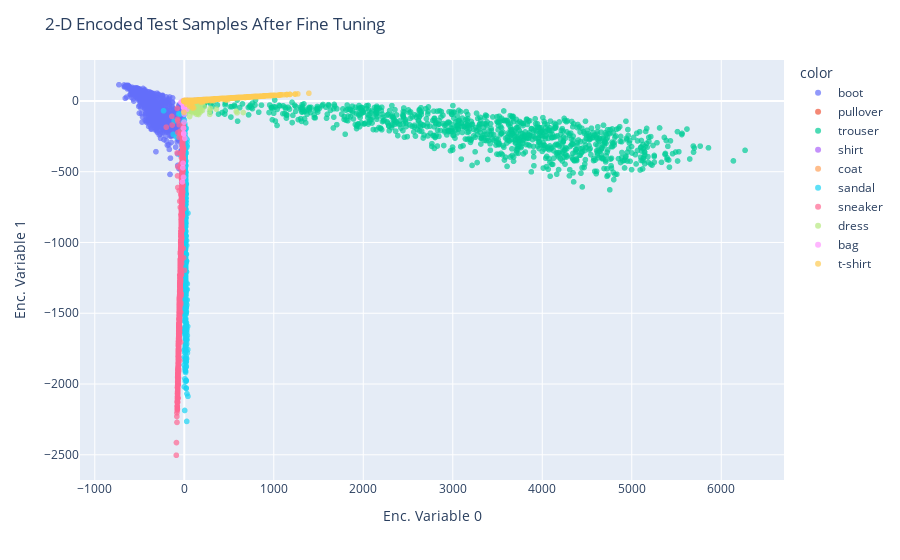

Notebook cell for this chart:
### Code cell
## Plot encoded samples after tuning the decoder
fig2 = plot_encoded_samples(test_dataset, device, encoder2, "2-D Encoded Test Samples After Fine Tuning")
fig2.write_image(f"images/encoded2_samples_after.eps")

### Figure 1 — Plotly figure (JSON) as saved in the notebook; plotly's stock layout.template omitted (floating-point values rounded to 4 significant figures; data arrays with more than 128 entries replaced by an {"elided": "..."} marker saying what was removed)
{"data": [{"hovertemplate": "color=boot<br>Enc. Variable 0=%{x}<br>Enc. Variable 1=%{y}<extra></extra>", "legendgroup": "boot", "marker": {"color": "#636efa", "opacity": 0.7, "symbol": "circle"}, "mode": "markers", "name": "boot", "showlegend": true, "type": "scattergl", "x": {"elided": "1000 float values"}, "xaxis": "x", "y": {"elided": "1000 float values"}, "yaxis": "y"}, {"hovertemplate": "color=pullover<br>Enc. Variable 0=%{x}<br>Enc. Variable 1=%{y}<extra></extra>", "legendgroup": "pullover", "marker": {"color": "#EF553B", "opacity": 0.7, "symbol": "circle"}, "mode": "markers", "name": "pullover", "showlegend": true, "type": "scattergl", "x": {"elided": "1000 float values"}, "xaxis": "x", "y": {"elided": "1000 float values"}, "yaxis": "y"}, {"hovertemplate": "color=trouser<br>Enc. Variable 0=%{x}<br>Enc. Variable 1=%{y}<extra></extra>", "legendgroup": "trouser", "marker": {"color": "#00cc96", "opacity": 0.7, "symbol": "circle"}, "mode": "markers", "name": "trouser", "showlegend": true, "type": "scattergl", "x": {"elided": "1000 float values"}, "xaxis": "x", "y": {"elided": "1000 float values"}, "yaxis": "y"}, {"hovertemplate": "color=shirt<br>Enc. Variable 0=%{x}<br>Enc. Variable 1=%{y}<extra></extra>", "legendgroup": "shirt", "marker": {"color": "#ab63fa", "opacity": 0.7, "symbol": "circle"}, "mode": "markers", "name": "shirt", "showlegend": true, "type": "scattergl", "x": {"elided": "1000 float values"}, "xaxis": "x", "y": {"elided": "1000 float values"}, "yaxis": "y"}, {"hovertemplate": "color=coat<br>Enc. Variable 0=%{x}<br>Enc. Variable 1=%{y}<extra></extra>", "legendgroup": "coat", "marker": {"color": "#FFA15A", "opacity": 0.7, "symbol": "circle"}, "mode": "markers", "name": "coat", "showlegend": true, "type": "scattergl", "x": {"elided": "1000 float values"}, "xaxis": "x", "y": {"elided": "1000 float values"}, "yaxis": "y"}, {"hovertemplate": "color=sandal<br>Enc. Variable 0=%{x}<br>Enc. Variable 1=%{y}<extra></extra>", "legendgroup": "sandal", "marker": {"color": "#19d3f3", "opacity": 0.7, "symbol": "circle"}, "mode": "markers", "name": "sandal", "showlegend": true, "type": "scattergl", "x": {"elided": "1000 float values"}, "xaxis": "x", "y": {"elided": "1000 float values"}, "yaxis": "y"}, {"hovertemplate": "color=sneaker<br>Enc. Variable 0=%{x}<br>Enc. Variable 1=%{y}<extra></extra>", "legendgroup": "sneaker", "marker": {"color": "#FF6692", "opacity": 0.7, "symbol": "circle"}, "mode": "markers", "name": "sneaker", "showlegend": true, "type": "scattergl", "x": {"elided": "1000 float values"}, "xaxis": "x", "y": {"elided": "1000 float values"}, "yaxis": "y"}, {"hovertemplate": "color=dress<br>Enc. Variable 0=%{x}<br>Enc. Variable 1=%{y}<extra></extra>", "legendgroup": "dress", "marker": {"color": "#B6E880", "opacity": 0.7, "symbol": "circle"}, "mode": "markers", "name": "dress", "showlegend": true, "type": "scattergl", "x": {"elided": "1000 float values"}, "xaxis": "x", "y": {"elided": "1000 float values"}, "yaxis": "y"}, {"hovertemplate": "color=bag<br>Enc. Variable 0=%{x}<br>Enc. Variable 1=%{y}<extra></extra>", "legendgroup": "bag", "marker": {"color": "#FF97FF", "opacity": 0.7, "symbol": "circle"}, "mode": "markers", "name": "bag", "showlegend": true, "type": "scattergl", "x": {"elided": "1000 float values"}, "xaxis": "x", "y": {"elided": "1000 float values"}, "yaxis": "y"}, {"hovertemplate": "color=t-shirt<br>Enc. Variable 0=%{x}<br>Enc. Variable 1=%{y}<extra></extra>", "legendgroup": "t-shirt", "marker": {"color": "#FECB52", "opacity": 0.7, "symbol": "circle"}, "mode": "markers", "name": "t-shirt", "showlegend": true, "type": "scattergl", "x": {"elided": "1000 float values"}, "xaxis": "x", "y": {"elided": "1000 float values"}, "yaxis": "y"}], "layout": {"legend": {"title": {"text": "color"}, "tracegroupgap": 0}, "margin": {"t": 60}, "title": {"text": "2-D Encoded Test Samples After Fine Tuning"}, "xaxis": {"anchor": "y", "domain": [0, 1], "title": {"text": "Enc. Variable 0"}}, "yaxis": {"anchor": "x", "domain": [0, 1], "title": {"text": "Enc. Variable 1"}}}}
